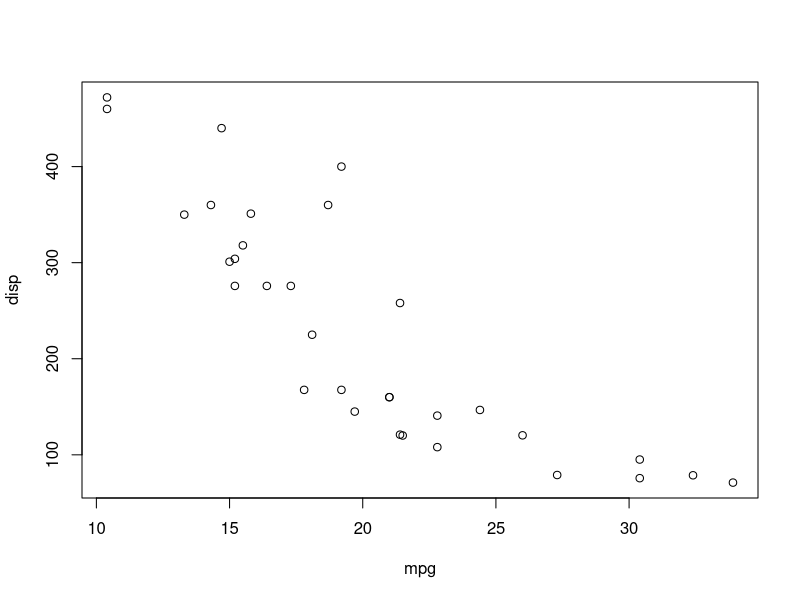

Generate this figure with R: (Note: this script raises an error after producing the figure.)
## An Introduction to R data analysis
## Part 2

# types of vectors
a <- c(1, 2, 5, 3, 6, -2, 4)
b <- c("one", "two", "three")
c <- c(TRUE, TRUE, TRUE, FALSE, TRUE, FALSE)

# identifying vector elements
a <- c(1, 2, 5, 3, 6, -2, 4)
a[3]
a[c(1, 3, 5)]
a[2:6]   

# creating a matrix
y <- matrix(1:20, nrow=5)
y

y <- matrix(1:20, nrow=5, byrow=TRUE)
y

data <- c(3615, 365, 2212, 3624, 6315, 4530)
rnames <- c("Alabama", "Alaska", "Arizona")
cnames <- c("Population", "Income")
y <- matrix(data, ncol=2, dimnames=list(rnames, cnames))
y


# using matrix subscripts
x <- matrix(1:10, nrow = 2)
x
x[2, ]                                    
x[, 2]                      
x[1, 4]   
x[1, c(4, 5)] 


# creating a data frame
ptID <- c(111, 208, 113, 408)
age           <- c(25, 34, 28, 52)
diabetes  <- c("Type1", "Type2", "Type1", "Type1")
status       <- c("Poor", "Improved", "Excellent", "Poor")
ptdata <- data.frame(ptID, age, diabetes, status)
ptdata

# specifying data frame elements
ptdata[1:2]
ptdata[c("diabetes", "status")]
ptdata$age
ptdata[1:2]
ptdata[2:3, 1:2]
ptdata[c(1,3), 1:2]

# the with() function
with(mtcars, {
    summary(mpg)
    plot(mpg, disp)
})


# factors
ptdata$sex <- c(1, 1, 2, 5)
ptdata$sex <- factor(ptdata$sex, levels=c(1, 2),
                 labels=c("Male", "Female"))

    
# lists
g <- "My First List"
h <- c(25, 26, 18, 39)
j <- matrix(1:10, nrow = 5)
k <- c("one", "two", "three")
mylist <- list(title = g, ages = h, mymatrix=j, mystrings=k)   
mylist

mylist[[2]]  
mylist[["ages"]]
mylist$ages

mylist$ages[2]  
mylist[[2]][2]
mylist$mymatrix[2,2]
mylist[[3]][,2]

# input data
library(readr)
jtrainB300 <- read_csv("data/jtrain_B300.csv")
jtrainA10 <- read_delim("data/jtrain_A10_freeform.txt", delim=" ")
jtrainC430 <- read_tsv("data/jtrain_C430.txt")

library(readxl)
jtrain_Dall <- read_excel("data/jtrain_Dall.xls")

# functions for working with objects
class(mtcars)
names(mtcars)
length(mtcars)
dim(mtcars)
str(mtcars)
head(mtcars)

# Salaries dataset
data(Salaries, package="carData")
name(Salaries)
head(Salaries)

# adding new variables 
experience <- (yrs.since.phd + yrs.service/2)    # fails

experience <- (Salaries$yrs.since.phd + 
                 Salariesyrs.service/2)    # doesn't fail but.

Salaries$experience <- (Salaries$yrs.since.phd + 
                          Salariesyrs.service/2)    # works

Salaries <- transform(Salaries, 
                      experience =(yrs.since.phd + yrs.service /2)) # better


# using transform
Salaries <- transform(Salaries, 
                      logSalary = log(salary),
                      experience = ( yrs.since.phd + yrs.service)/2,
                      salaryCat = cut(salary, 
                                      quantile(salary, probs=c(0, .33, .66, 1)),
                                      labels=c("low", "med", "high")),
                      discipline = factor(discipline, levels=c("A", "B"),
                                          labels=c("Theoretical", "Applied"))
                      
)


# renaming variables in a data frame
names(Salaries)
names(Salaries)[3:4] <- c("yrs.post.phd", "yrs.of.service")
names(Salaries)

# working with missing data
data(sleep, package="VIM")
head(sleep)
head(is.na(sleep))
colSums(is.na(sleep))
colMeans(is.na(sleep))
newSleep <- na.omit(sleep)
     
# subsetting a data frame

# selecting variables
df <- Salaries[c("rank", "sex", "salary")]
df <- Salaries[c(1, 5, 6)]
df <- df[-c(2, 3, 4)]

# selecting observations
newdata <- Salaries[1:5, ] 
newdata <- Salaries[Salaries$sex=="Female" & 
                      Salaries$salary > 100000, ]

# using subset
newdata <- subset(Salaries,
                  salary >= 200000 | salary <  60000, 
                  select=c(sex, rank, salary)) 

newdata <- subset(Salaries, 
                  sex=="Female" & salary > 60000,
                  select=yrs.post.phd:salary) 



# sorting data frames
index <- order(Salaries$rank, Salaries$salary)
Salaries  <- Salaries[index, ]
head(Salaries)

index <- order(Salaries$rank, -Salaries$salary)
newdf <- Salaries[index, ]
head(newdf)

# aggregation
aggdata <- aggregate(mtcars[c("mpg", "disp", "wt")],
                     by=list(cylinder=mtcars$cyl, gears = mtcars$gear),
                     FUN=mean, na.rm=TRUE)
aggdata

# by group processing
by(mtcars[c("mpg", "hp")], mtcars$am, summary)


